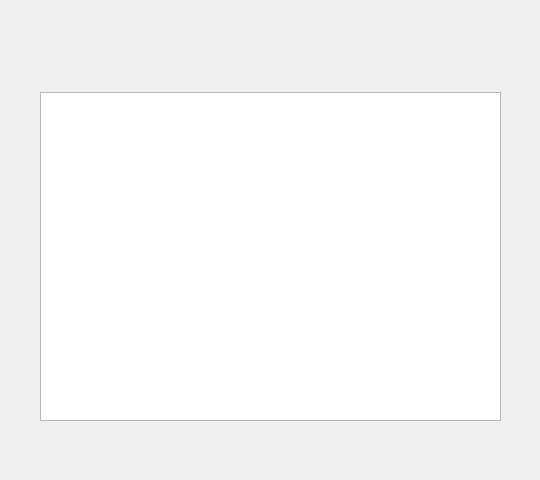
<?xml version="1.0" encoding="UTF-8"?>
<ui version="4.0">
 <class>Dialog</class>
 <widget class="QDialog" name="Dialog">
  <property name="geometry">
   <rect>
    <x>0</x>
    <y>0</y>
    <width>540</width>
    <height>480</height>
   </rect>
  </property>
  <property name="windowTitle">
   <string>Dictionary</string>
  </property>
  <widget class="QWidget" name="verticalLayoutWidget">
   <property name="geometry">
    <rect>
     <x>40</x>
     <y>40</y>
     <width>461</width>
     <height>381</height>
    </rect>
   </property>
   <layout class="QVBoxLayout" name="vertical_layout">
    <item>
     <layout class="QHBoxLayout" name="horizontal_layout">
      <item>
       <widget class="QLabel" name="word">
        <property name="font">
         <font>
          <pointsize>30</pointsize>
         </font>
        </property>
        <property name="text">
         <string/>
        </property>
        <property name="alignment">
         <set>Qt::AlignBottom|Qt::AlignLeading|Qt::AlignLeft</set>
        </property>
        <property name="wordWrap">
         <bool>true</bool>
        </property>
       </widget>
      </item>
      <item>
       <widget class="QLabel" name="pronunciation">
        <property name="font">
         <font>
          <pointsize>18</pointsize>
         </font>
        </property>
        <property name="text">
         <string/>
        </property>
        <property name="alignment">
         <set>Qt::AlignBottom|Qt::AlignLeading|Qt::AlignLeft</set>
        </property>
       </widget>
      </item>
     </layout>
    </item>
    <item>
     <widget class="QTextBrowser" name="content"/>
    </item>
   </layout>
  </widget>
 </widget>
 <resources/>
 <connections/>
</ui>
